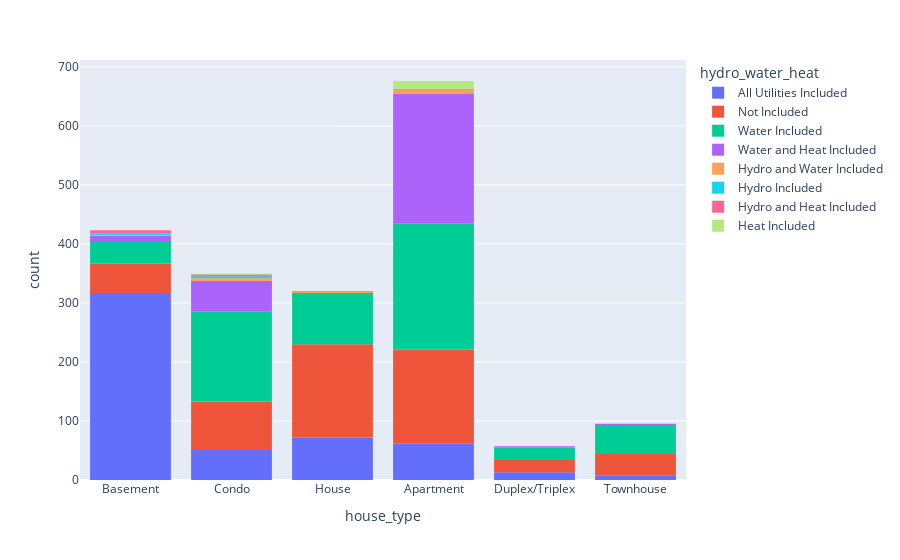

Notebook code for this chart:
### Code cell
fig = px.histogram(df3, x="house_type",color="hydro_water_heat")
fig.show()

### Figure 1 — Plotly figure (JSON) as saved in the notebook; plotly's stock layout.template omitted (floating-point values rounded to 4 significant figures; data arrays with more than 128 entries replaced by an {"elided": "..."} marker saying what was removed)
{"data": [{"alignmentgroup": "True", "bingroup": "x", "hovertemplate": "hydro_water_heat=All Utilities Included<br>house_type=%{x}<br>count=%{y}<extra></extra>", "legendgroup": "All Utilities Included", "marker": {"color": "#636efa", "pattern": {"shape": ""}}, "name": "All Utilities Included", "offsetgroup": "All Utilities Included", "orientation": "v", "showlegend": true, "type": "histogram", "x": {"elided": "522 str values"}, "xaxis": "x", "yaxis": "y"}, {"alignmentgroup": "True", "bingroup": "x", "hovertemplate": "hydro_water_heat=Not Included<br>house_type=%{x}<br>count=%{y}<extra></extra>", "legendgroup": "Not Included", "marker": {"color": "#EF553B", "pattern": {"shape": ""}}, "name": "Not Included", "offsetgroup": "Not Included", "orientation": "v", "showlegend": true, "type": "histogram", "x": {"elided": "507 str values"}, "xaxis": "x", "yaxis": "y"}, {"alignmentgroup": "True", "bingroup": "x", "hovertemplate": "hydro_water_heat=Water Included<br>house_type=%{x}<br>count=%{y}<extra></extra>", "legendgroup": "Water Included", "marker": {"color": "#00cc96", "pattern": {"shape": ""}}, "name": "Water Included", "offsetgroup": "Water Included", "orientation": "v", "showlegend": true, "type": "histogram", "x": {"elided": "559 str values"}, "xaxis": "x", "yaxis": "y"}, {"alignmentgroup": "True", "bingroup": "x", "hovertemplate": "hydro_water_heat=Water and Heat Included<br>house_type=%{x}<br>count=%{y}<extra></extra>", "legendgroup": "Water and Heat Included", "marker": {"color": "#ab63fa", "pattern": {"shape": ""}}, "name": "Water and Heat Included", "offsetgroup": "Water and Heat Included", "orientation": "v", "showlegend": true, "type": "histogram", "x": {"elided": "286 str values"}, "xaxis": "x", "yaxis": "y"}, {"alignmentgroup": "True", "bingroup": "x", "hovertemplate": "hydro_water_heat=Hydro and Water Included<br>house_type=%{x}<br>count=%{y}<extra></extra>", "legendgroup": "Hydro and Water Included", "marker": {"color": "#FFA15A", "pattern": {"shape": ""}}, "name": "Hydro and Water Included", "offsetgroup": "Hydro and Water Included", "orientation": "v", "showlegend": true, "type": "histogram", "x": ["Apartment", "Condo", "Condo", "Apartment", "Condo", "Apartment", "Condo", "Basement", "Condo", "Apartment", "Apartment", "Apartment", "House", "House", "Apartment"], "xaxis": "x", "yaxis": "y"}, {"alignmentgroup": "True", "bingroup": "x", "hovertemplate": "hydro_water_heat=Hydro Included<br>house_type=%{x}<br>count=%{y}<extra></extra>", "legendgroup": "Hydro Included", "marker": {"color": "#19d3f3", "pattern": {"shape": ""}}, "name": "Hydro Included", "offsetgroup": "Hydro Included", "orientation": "v", "showlegend": true, "type": "histogram", "x": ["Basement", "Basement", "Condo", "Apartment", "Condo", "Apartment", "Basement", "Condo"], "xaxis": "x", "yaxis": "y"}, {"alignmentgroup": "True", "bingroup": "x", "hovertemplate": "hydro_water_heat=Hydro and Heat Included<br>house_type=%{x}<br>count=%{y}<extra></extra>", "legendgroup": "Hydro and Heat Included", "marker": {"color": "#FF6692", "pattern": {"shape": ""}}, "name": "Hydro and Heat Included", "offsetgroup": "Hydro and Heat Included", "orientation": "v", "showlegend": true, "type": "histogram", "x": ["Basement", "Basement", "House", "Condo", "Condo", "Basement", "Condo", "Basement", "Basement"], "xaxis": "x", "yaxis": "y"}, {"alignmentgroup": "True", "bingroup": "x", "hovertemplate": "hydro_water_heat=Heat Included<br>house_type=%{x}<br>count=%{y}<extra></extra>", "legendgroup": "Heat Included", "marker": {"color": "#B6E880", "pattern": {"shape": ""}}, "name": "Heat Included", "offsetgroup": "Heat Included", "orientation": "v", "showlegend": true, "type": "histogram", "x": ["Townhouse", "Apartment", "Apartment", "Apartment", "Apartment", "Apartment", "Apartment", "Apartment", "Apartment", "Apartment", "Apartment", "Apartment", "Apartment", "Apartment", "Condo", "Condo"], "xaxis": "x", "yaxis": "y"}], "layout": {"barmode": "relative", "legend": {"title": {"text": "hydro_water_heat"}, "tracegroupgap": 0}, "margin": {"t": 60}, "xaxis": {"anchor": "y", "domain": [0, 1], "title": {"text": "house_type"}}, "yaxis": {"anchor": "x", "domain": [0, 1], "title": {"text": "count"}}}}
